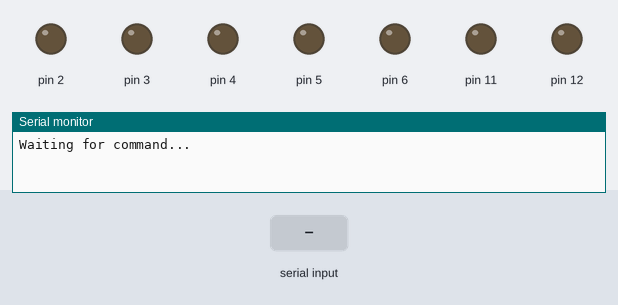
Recording of a sketch running on a simulated Arduino Uno, built with avr-gcc and run on an emulated ATmega328P. Parts: output pins drawn as LEDs (lit = HIGH), the last lines printed to the serial monitor. The test bench sets the inputs (shaded band).

Above: at 1.2 s.
1.3 s: "2" received over the second serial link
At 2.1 s:
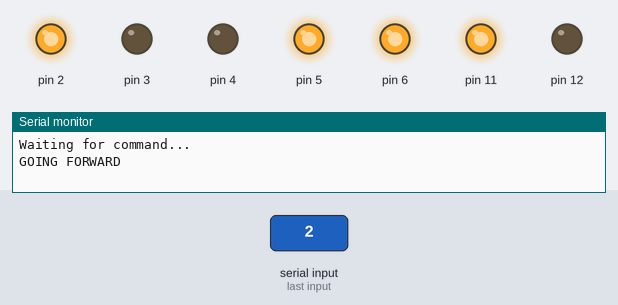
2.8 s: "0" received over the second serial link
At 4.0 s:
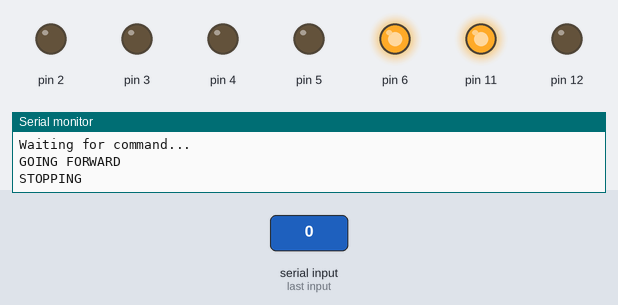
4.3 s: "1" received over the second serial link
At 5.4 s:
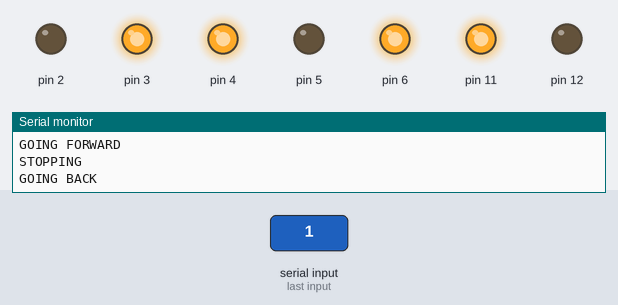
5.8 s: "3" received over the second serial link
At 6.7 s:
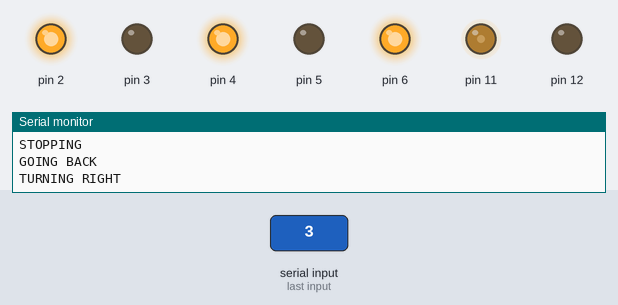
7.3 s: "4" received over the second serial link
At 7.8 s:
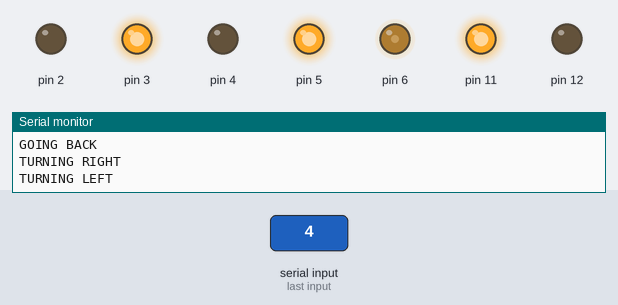
8.8 s: "5" received over the second serial link
At 10.1 s:
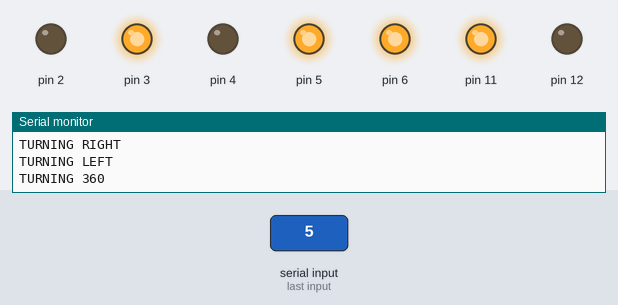
Timing chart, 0 to 11.3 s (numbered marks = the images above; inputs shaded):
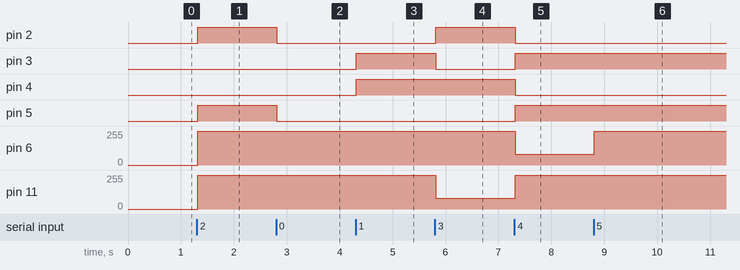

The sketch:

Serial.ino
```cpp
#include <SoftwareSerial.h>
SoftwareSerial Bluetooth(10, 9); // RX, TX
int Data; // the data received
int a;
void setup() {
  Bluetooth.begin(9600);
  Serial.begin(9600);
  Serial.println("Waiting for command...");

  pinMode(2,OUTPUT);
  pinMode(3,OUTPUT);
  pinMode(4,OUTPUT);
  pinMode(5,OUTPUT);
  pinMode(11,OUTPUT);
  pinMode(12,OUTPUT);

}

void loop() {
  if (Bluetooth.available()){ //wait for data received
    Data=Bluetooth.read();

    if(Data=='2'){
      Serial.println("GOING FORWARD");
      Bluetooth.println("GOING FORWARD");
      analogWrite(6, 255);
      analogWrite(11,255);
       digitalWrite(2,HIGH);
       digitalWrite(3,LOW);
       digitalWrite(5,HIGH);
       digitalWrite(4,LOW);
    }
    else if(Data=='0'){
       Serial.println("STOPPING");
       Bluetooth.println("STOPPING");
       digitalWrite(2,LOW);
       digitalWrite(3,LOW);
       digitalWrite(5,LOW);
       digitalWrite(4,LOW);

    }
    else if(Data=='1'){
      Serial.println("GOING BACK");
      Bluetooth.println("GOING BACK");
      analogWrite(6, 255);
      analogWrite(11,255);
      digitalWrite(3,HIGH);
      digitalWrite(2,LOW);
      digitalWrite(4,HIGH);
      digitalWrite(5,LOW);
    }
    else if(Data=='3'){
       Serial.println("TURNING RIGHT");
       Bluetooth.println("TURNING RIGHT");
       analogWrite(6,255);
       digitalWrite(2,HIGH);
       digitalWrite(3,LOW);
       analogWrite(11, 80);
      digitalWrite(4,HIGH);
      digitalWrite(5,LOW);
    }
    else if(Data=='4'){
       Serial.println("TURNING LEFT");
       Bluetooth.println("TURNING LEFT");
       analogWrite(6, 80);
  analogWrite(11,255);
       digitalWrite(3,HIGH);
       digitalWrite(2,LOW);
       digitalWrite(5,HIGH);
       digitalWrite(4,LOW);
    }
     else if(Data=='5'){
       Serial.println("TURNING 360");
       Bluetooth.println("TURNING 360");
       analogWrite(6, 255);
      analogWrite(11,255);
       digitalWrite(3,HIGH);
       digitalWrite(2,LOW);
       digitalWrite(5,HIGH);
       digitalWrite(4,LOW);
    }
    else if(Data=='6')
                   {
                   digitalWrite(12,HIGH);
                          Serial.println("ON");
                          Bluetooth.println("ON");

                    }
   else if (Data=='7')
                        { digitalWrite(12,LOW);

                          Serial.println("Off");
                           Bluetooth.println("OFF");
                        }

    else if(Data=='8'){
      Serial.println("GOING FORWARD SLOWLY");
      Bluetooth.println("GOING FORWARD SLOWLY");
      analogWrite(6,80);
      analogWrite(11,80);
       digitalWrite(2,HIGH);
       digitalWrite(3,LOW);
       digitalWrite(5,HIGH);
       digitalWrite(4,LOW);
    }
             else if(Data=='9'){
      Serial.println("GOING FORWARD MEDIUM");
      Bluetooth.println("GOING FORWARD MEDIUM");
      analogWrite(6, 160);
      analogWrite(11,160);
       digitalWrite(2,HIGH);
       digitalWrite(3,LOW);
       digitalWrite(5,HIGH);
       digitalWrite(4,LOW);
    }

    else{;}
  }
}
```

Measured:
- after the input at 1.3 s, pin 2, pin 5: LOW → HIGH at once; pin 6, pin 11: 0/255 → 255/255 at once
- after the input at 2.8 s, pin 2, pin 5: HIGH → LOW at once
- after the input at 4.3 s, pin 3, pin 4: LOW → HIGH at once
- after the input at 5.8 s, pin 2: LOW → HIGH at once; pin 3: HIGH → LOW at once; pin 11: 255/255 → 80/255 at once
- after the input at 7.3 s, pin 2, pin 4: HIGH → LOW at once; pin 3, pin 5: LOW → HIGH at once; pin 6: 255/255 → 80/255 at once; pin 11: 80/255 → 255/255 at once
- after the input at 8.8 s, pin 6: 80/255 → 255/255 at once
